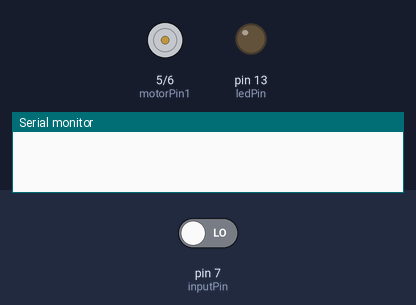
Recording of a sketch running on a simulated Arduino Uno, built with avr-gcc and run on an emulated ATmega328P. Parts: motor-driver pin pairs drawn as motors (green arrow = first pin HIGH = forward, orange = second pin HIGH = backward, longer = more drive), output pins drawn as LEDs (lit = HIGH), the last lines printed to the serial monitor. Inputs (shaded band) come from the test bench; at power-on: pin 7 (inputPin) LOW.

Above: at 1.2 s.
1.3 s: pin 7 (inputPin) driven HIGH
At 2.0 s:
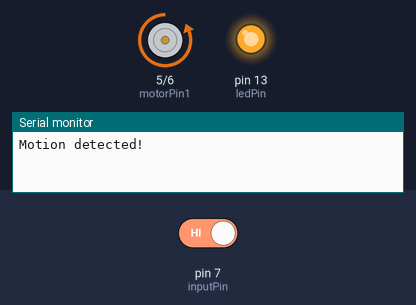
At 2.8 s:
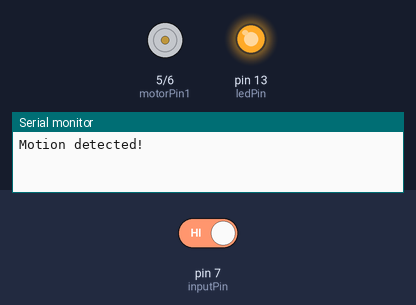
3.9 s: pin 7 (inputPin) driven LOW
At 5.1 s:
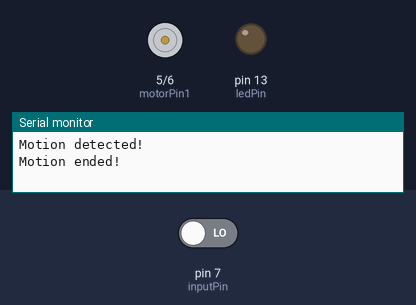
Timing chart, 0 to 6.9 s (numbered marks = the images above; inputs shaded):
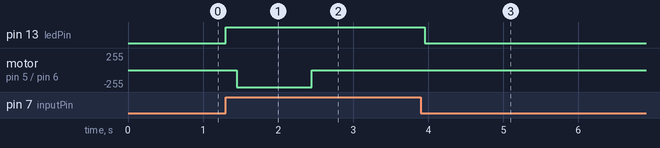

The sketch:

BINCHOCO.ino
```cpp
int motorPin1 =  5;    // One motor wire connected to digital pin 5
int motorPin2 =  6;    // One motor wire connected to digital pin 6
int ledPin = 13;                // choose the pin for the LED
int inputPin = 7;               // choose the input pin (for PIR sensor)
int pirState = LOW;             // we start, assuming no motion detected
int val = 0;                    // variable for reading the pin status

void rotateMotor(int delayTime);

void setup() {
  // put your setup code here, to run once:
  pinMode(ledPin, OUTPUT);      // declare LED as output
  pinMode(inputPin, INPUT);     // declare sensor as input
  pinMode(motorPin1, OUTPUT);
  pinMode(motorPin2, OUTPUT);
Serial.begin(9600);

}

void loop(){
  val = digitalRead(inputPin);  // read input value
  if (val == HIGH) {            // check if the input is HIGH
    digitalWrite(ledPin, HIGH);  // turn LED ON
    delay(150);


    if (pirState == LOW) {
      // we have just turned on
      Serial.println("Motion detected!");
      // We only want to print on the output change, not state
      pirState = HIGH;

      rotateMotor(1000);

    }
  } else {
      digitalWrite(ledPin, LOW); // turn LED OFF
      if (pirState == HIGH){
      // we have just turned off
      Serial.println("Motion ended!");
      // We only want to print on the output change, not state
      pirState = LOW;
    }
  }
}

void rotateMotor(int delayTime){
  digitalWrite(motorPin2, HIGH); //rotates motor
  digitalWrite(motorPin1, LOW);    // set the Pin motorPin1 LOW
  delay(delayTime); //waits
  digitalWrite(motorPin2, LOW);    // set the Pin motorPin2 LOW

}
```

Measured:
- after the input at 1.3 s, pin 13 (ledPin): LOW → HIGH at once; motor on pin 5 (motorPin1) / pin 6 (motorPin2): stopped → backward 255/255 after 0.15 s, → stopped 1.0 s later
- after the input at 3.9 s, pin 13 (ledPin): HIGH → LOW after 0.05 s
